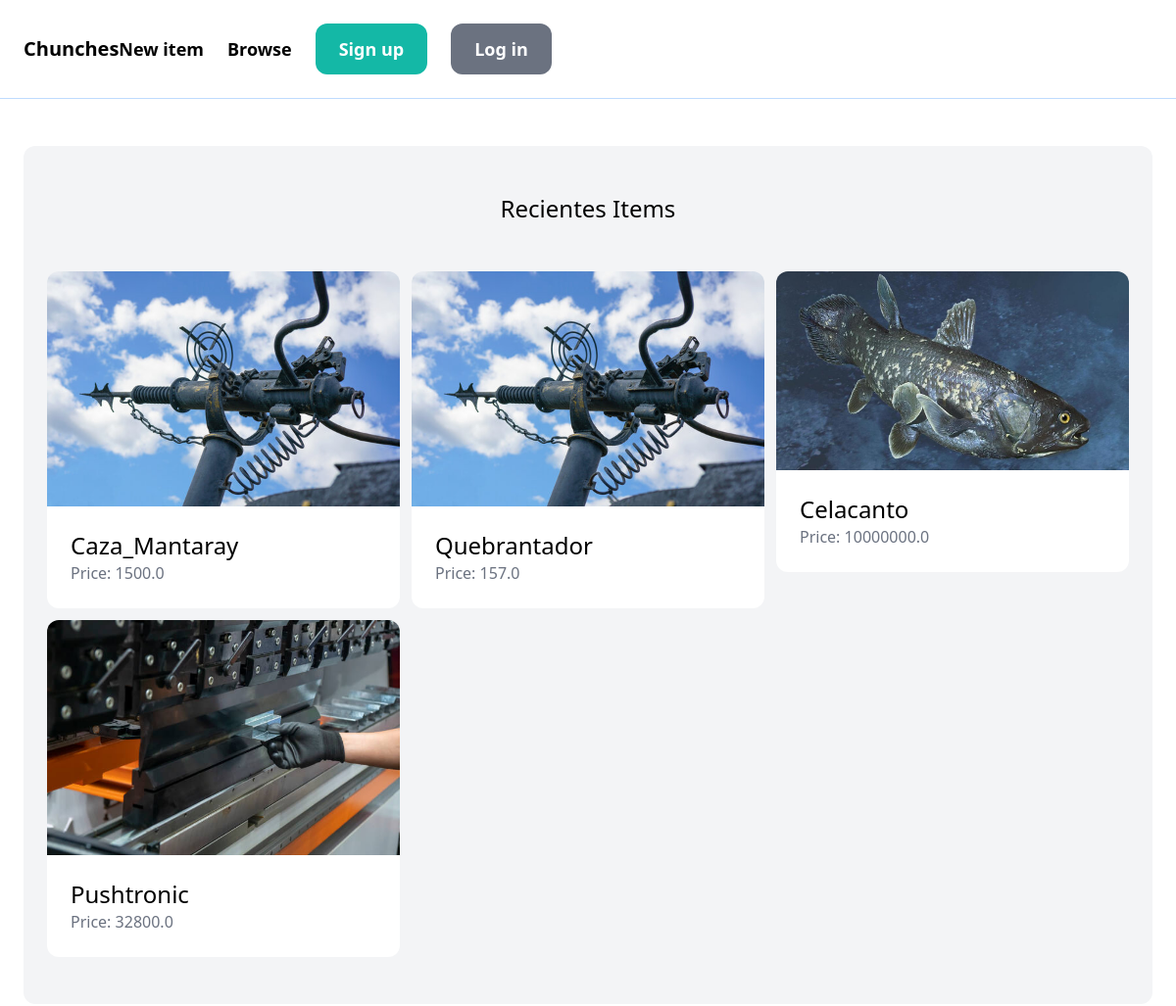
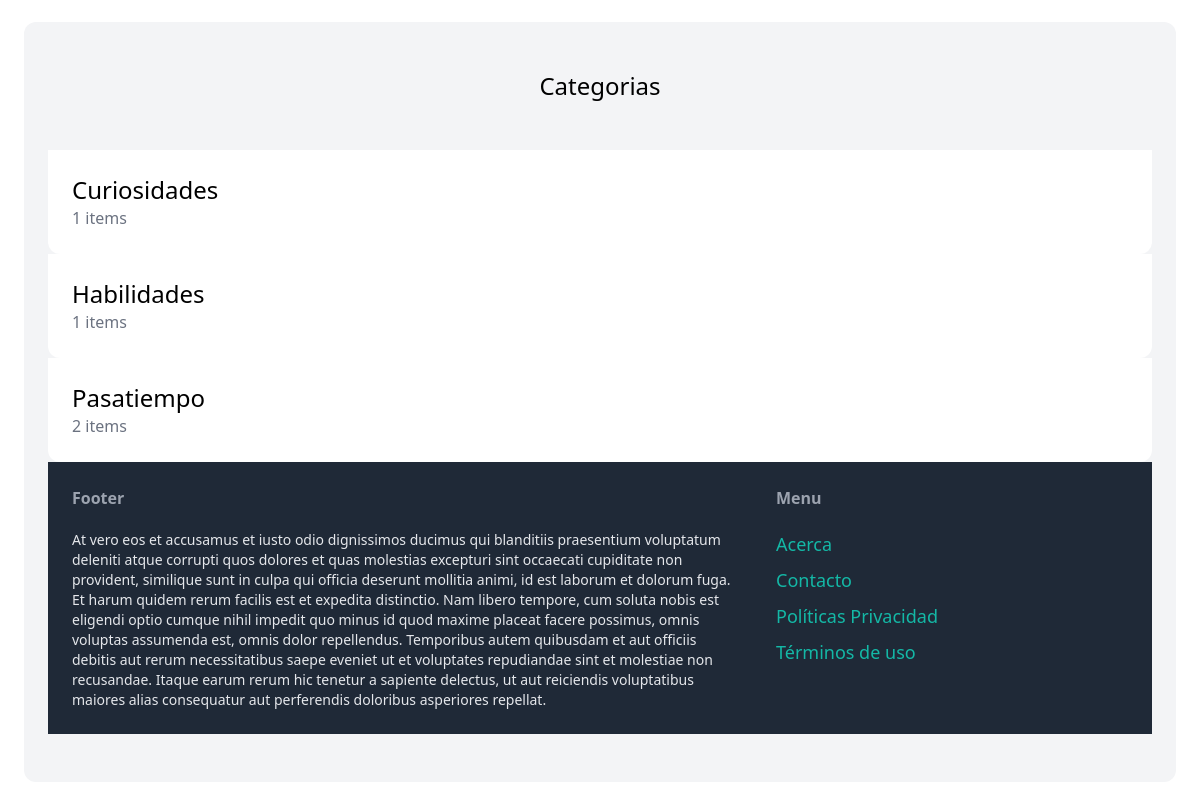
The page / on the database its author committed (2 pictures, top to bottom).
### item/models.py (models this page shows, shortened)
class Item(models.Model):
     category = models.ForeignKey(Category, related_name='items', on_delete=models.CASCADE)
     name = models.CharField(max_length=255)
     description = models.TextField(blank=True, null=True)
     price = models.FloatField()
     image = models.ImageField(upload_to='item_images', blank=True, null=True )
     is_sold = models.BooleanField(default=False)
     created_by = models.ForeignKey(User, related_name='items', on_delete=models.CASCADE )
     created_at=models.DateTimeField(auto_now_add=True)

class Category(models.Model):
    name = models.CharField(max_length=255)
    class Meta:
        ordering = ('name',)
        verbose_name_plural = 'Categories'

### core/views.py (the view)
# urls.py: path('', views.index, name='index'),
def index(request):
    items= Item.objects.filter(is_sold=False)[0:6]
    categories = Category.objects.all()
    return render(request, 'core/index.html', {
        'categories': categories,
        'items': items,
    })

### core/templates/core/index.html (shortened to what this page needs)
{% extends 'core/base.html' %}
{% block content %}
<div class="mt-6 px-6 py-12 bg-gray-100 rounded-xl">
    <h2 class="mb-12 text-2xl text-center">Recientes Items</h2>
    <div class="grid grid-cols-3 gap-3">
        {% for item in items %}
        <div>
            <a href="{% url 'item:detail' item.id %}">
                <div>
                    <img src="{{ item.image.url }}" class="rounded-t-xl" alt="">
                </div>
                <div class="p-6 bg-white rounded-b-xl">
                    <h2 class="text-2xl">{{ item.name }}</h2>
                    <p class="text-gray-500">Price: {{ item.price }}</p>
                </div>
            </a>
        </div>
        {% endfor %}
    </div>
</div>
<div class="mt-6 px-6 py-12 bg-gray-100 rounded-xl">
    <h2 class="mb-12 text-2xl text-center">Categorias</h2>
    {% for category in categories %}
    <div>
        <a href="#">
            <div class="p-6 bg-white rounded-b-xl">
                <h2 class="text-2xl">{{ category.name }}</h2>
                <p class="text-gray-500">{{ category.items.count }} items</p>
            </div>
        </a>
    </div>
    {% endfor %}
        {% endblock %}

### core/templates/core/base.html (shortened to what this page needs)
<!DOCTYPE html>
<html>
    <head>
        <script src="https://cdn.tailwindcss.com"></script>
    </head>
    <body>
            <nav class="py-6 px-6 flex  jusfify-between items-center border-b border-blue-200">
                <a href="/" class="text-xl font-semibold">Chunches</a>
                <div class="space-x-6">
                    <span class="space-x-6 flex items-center justify-end">
                            <a href="{% url 'item:new'%}" class="text-lg font-semibold hover:text-gray-500">New item</a>
                            <a href="{% url 'item:items'%}" class="text-lg font-semibold hover:text-gray-500">Browse</a>
                            {% if request.user.is_authenticated %}
                            <a href="{% url 'conversation:inbox' %}" class="px-6 py-3 tlsext-lg font-semibold bg-teal-500 text-white rounded-xl hover:bg-teal-700">Inbox</a>
                            <a href="{% url 'dashboard:index' %}" class="px-6 py-3 text-lg font-semibold bg-gray-500 text-white rounded-xl hover:bg-gray-700">Dashboard</a>
                            {% else %}
                            <a href="{% url 'core:signup'%}" class="px-6 py-3 text-lg font-semibold bg-teal-500 text-white rounded-xl hover:bg-teal-700">Sign up</a>
                            <a href="{% url 'core:login' %}" class="px-6 py-3 text-lg font-semibold bg-gray-500 text-white rounded-xl hover:bg-gray-700">Log in</a>
                            {% endif %}
                    </span>
                </div>
            </nav>
            <div class="px-6 py-6">
            {% block content %}
            {% endblock %}
            <footer class="py-6 px-6 flex jusfify-between bg-gray-800">
                <div class="w-2/3 pr-10">
                    <h3 class="mb-5 font-semibold text-gray-400">Footer</h3>
                    <p class="text-sm text-gray-200">At vero eos et accusamus et iusto odio dignissimos ducimus qui blanditiis praesentium voluptatum deleniti atque corrupti quos dolores et quas molestias excepturi sint occaecati cupiditate non provident, similique sunt in culpa qui officia deserunt mollitia animi, id est laborum et dolorum fuga. Et harum quidem rerum facilis est et expedita distinctio. Nam libero tempore, cum soluta nobis est eligendi optio cumque nihil impedit quo minus id quod maxime placeat facere possimus, omnis voluptas assumenda est, omnis dolor repellendus. Temporibus autem quibusdam et aut officiis debitis aut rerum necessitatibus saepe eveniet ut et voluptates repudiandae sint et molestiae non recusandae. Itaque earum rerum hic tenetur a sapiente delectus, ut aut reiciendis voluptatibus maiores alias consequatur aut perferendis doloribus asperiores repellat.</p>
                </div>
                <div class="w-1/3">
                    <h3 class="mb-5 font-semibold text-gray-400">Menu</h3>
                    <ul class="space-y-2">
                        <li><a href="#" class="text-lg text-teal-500 hover:text-teal-700">Acerca</a></li>
                        <li><a href="{% url 'core:contact' %}" class="text-lg text-teal-500 hover:text-teal-700">Contacto</a></li>
                        <li><a href="#" class="text-lg text-teal-500 hover:text-teal-700">Políticas Privacidad</a></li>
                        <li><a href="#" class="text-lg text-teal-500 hover:text-teal-700">Términos de uso</a></li>
                    </ul>
                </div>
            </footer>
    </body>
</html>

### rows shown on the page
Item: image (picture), name "Caza_Mantaray", price "1500.0"
Item: image (picture), name "Quebrantador", price "157.0"
Item: image (picture), name "Celacanto", price "10000000.0"
Item: image (picture), name "Pushtronic", price "32800.0"
Category: name "Curiosidades", items.count "1"
Category: name "Habilidades", items.count "1"
Category: name "Pasatiempo", items.count "2"
